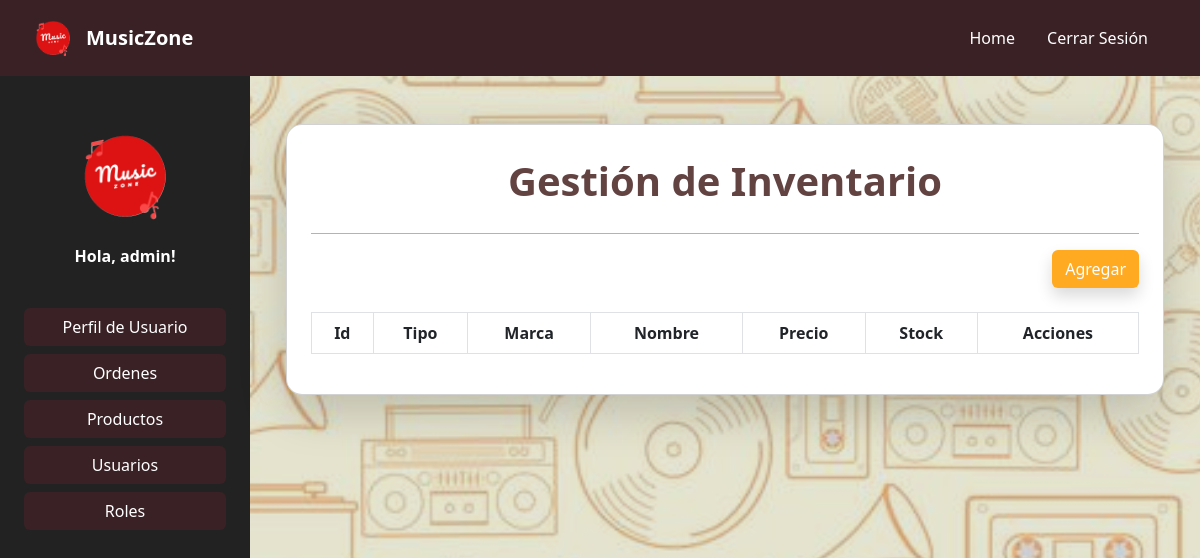
/productos/instrumento/ (signed in), run on an earlier commit of the app's database.
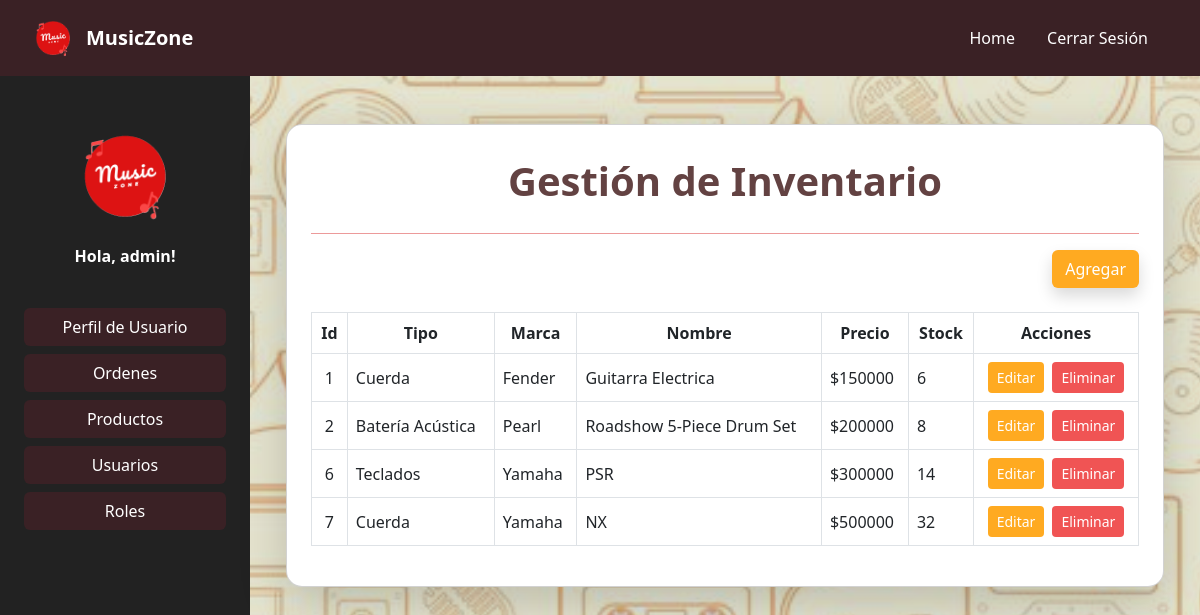
And on a later commit of the database.
### Inventory/models.py (models this page shows, shortened)
class Instrument(models.Model):
    instrument = models.CharField(max_length=100, verbose_name="Instrumento")
    type = models.ForeignKey(Type, on_delete=models.CASCADE, verbose_name="Tipo")
    mark = models.ForeignKey(Mark, on_delete=models.CASCADE, verbose_name="Marca")
    price = models.IntegerField(verbose_name="Precio")
    stock = models.IntegerField(verbose_name="Stock")
    image = models.ImageField(upload_to="galery/", null=False, blank=False, default=None)
    class Meta:
        verbose_name = "Instrumento"
        verbose_name_plural = "Instrumentos"

class Type(models.Model):
    type = models.CharField(max_length=100, verbose_name="Tipo")
    class Meta:
        verbose_name = "Tipo"
        verbose_name_plural = "Tipos"

class Mark(models.Model):
    mark = models.CharField(max_length=100, verbose_name="Marca")
    class Meta:
        verbose_name = "Marca"
        verbose_name_plural = "Marcas"

### Inventory/views.py (the view)
# urls.py: path('instrumento/', views.instrumento, name='instrumento'),
@staff_member_required(login_url='/')
@login_required
def instrumento(request):
    instruments_list = Instrument.objects.all()
    types = Type.objects.all()
    marks = Mark.objects.all()
    paginator = Paginator(instruments_list, 10)  # 10 instrumentos por página
    page_number = request.GET.get('page')
    instruments = paginator.get_page(page_number)
    return render(request, 'CRUD Product/instrument.html', {
        'instruments': instruments,
        'types': types,
        'marks': marks,
    })

### Inventory/templates/CRUD Product/instrument.html (shortened to what this page needs)
{% extends 'base.html' %}
{% load static %}
{% block content %}
<link href="https://cdn.jsdelivr.net/npm/bootstrap@5.3.0/dist/css/bootstrap.min.css" rel="stylesheet">
<div class="container py-4">
    <div class="card shadow-lg rounded-4 p-4" style="background-color:white;">
        <h1 class="text-center fw-bold mt-2 mb-4" style="color: #634242">Gestión de Inventario</h1>
        <hr class="border-1 opacity-75 mt-1 mb-3" style="color: rgb(230, 120, 120);">
        <div class="row mb-4 align-items-center">
            <div class="col-12 col-md-6 text-md-end mt-2 mt-md-0">
                <a href="{% url 'products:crear_instrumento' %}" class="btn shadow" style="background-color: #ffaa21; color: white;">Agregar</a>
            </div>
        </div>
        <div class="table-responsive">
            <table class="table table-bordered table-hover align-middle">
                <thead class="text-center">
                    <tr>
                        <th>Id</th>
                        <th>Tipo</th>
                        <th>Marca</th>
                        <th>Nombre</th>
                        <th>Precio</th>
                        <th>Stock</th>
                        <th>Acciones</th>
                    </tr>
                </thead>
                <tbody>
                    {% for instrument in instruments %}
                    <tr>
                        <td class="text-center">{{ instrument.id }}</td>
                        <td>{{ instrument.type.type }}</td>
                        <td>{{ instrument.mark.mark }}</td>
                        <td>{{ instrument.instrument }}</td>
                        <td>${{ instrument.price }}</td>
                        <td>{{ instrument.stock }}</td>
                        <td>
                            <div class="d-flex flex-wrap gap-2 justify-content-center">
                                <a href="{% url 'products:editar_instrumento' instrument.id %}" class="btn btn-sm text-white" style="background-color: #ffaa21;">Editar</a>
                                <a href="{% url 'products:eliminar_instrumento' instrument.id %}" class="btn btn-sm text-white" style="background-color: rgb(240, 84, 84);">Eliminar</a>
                            </div>
                        </td>
                    </tr>
                    {% endfor %}
                </tbody>
            </table>
        </div>
    </div>
</div>
{% endblock %}

What changed in the data, as far as the page shows it:
added Instrument: id "1", type.type "Cuerda", mark.mark "Fender", instrument "Guitarra Electrica", price "150000", stock "6"
added Instrument: id "2", type.type "Batería Acústica", mark.mark "Pearl", instrument "Roadshow 5-Piece Drum Set", price "200000", stock "8"
added Instrument: id "6", type.type "Teclados", mark.mark "Yamaha", instrument "PSR", price "300000", stock "14"
added Instrument: id "7", type.type "Cuerda", mark.mark "Yamaha", instrument "NX", price "500000", stock "32"
